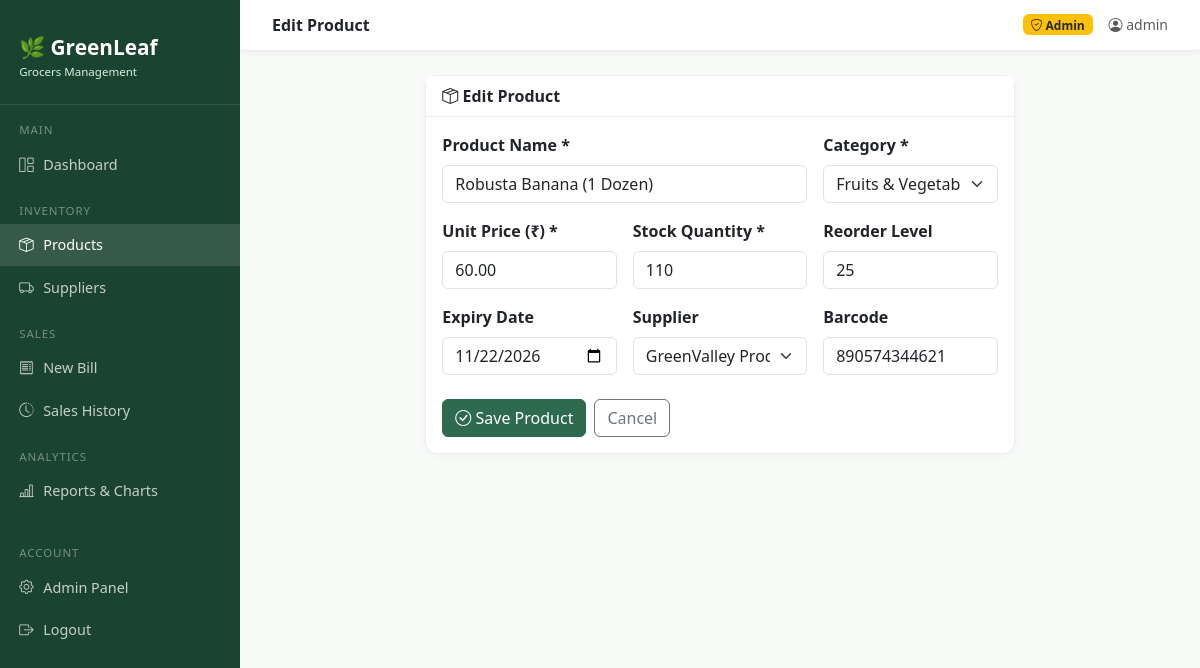
The app's page /products/2/edit/ (signed in) with its own data.
### inventory/models.py (models this page shows, shortened)
class Product(models.Model):
    CATEGORY_CHOICES = [
        ('Fruits & Vegetables', 'Fruits & Vegetables'),
        ('Dairy & Eggs', 'Dairy & Eggs'),
        ('Bakery', 'Bakery'),
        ('Meat & Seafood', 'Meat & Seafood'),
        ('Beverages', 'Beverages'),
        ('Snacks & Confectionery', 'Snacks & Confectionery'),
        ('Grains & Pulses', 'Grains & Pulses'),
        ('Spices & Condiments', 'Spices & Condiments'),
        ('Frozen Foods', 'Frozen Foods'),
        ('Personal Care', 'Personal Care'),
        ('Household', 'Household'),
        ('Other', 'Other'),
    ]
    name = models.CharField(max_length=200)
    category = models.CharField(max_length=100, choices=CATEGORY_CHOICES)
    unit_price = models.DecimalField(max_digits=10, decimal_places=2)
    stock_qty = models.IntegerField(default=0)
    reorder_level = models.IntegerField(default=10)
    expiry_date = models.DateField(null=True, blank=True)
    supplier = models.ForeignKey(Supplier, on_delete=models.SET_NULL, null=True, blank=True)
    barcode = models.CharField(max_length=50, blank=True)
    created_at = models.DateTimeField(auto_now_add=True)
    updated_at = models.DateTimeField(auto_now=True)
    class Meta:
        ordering = ['name']

### inventory/views.py (the view)
# urls.py: path('products/<int:pk>/edit/', views.product_edit, name='product_edit'),
@login_required
def product_edit(request, pk):
    if not is_admin(request.user):
        messages.error(request, "Only admins can edit products.")
        return redirect('product_list')
    product = get_object_or_404(Product, pk=pk)
    if request.method == 'POST':
        form = ProductForm(request.POST, instance=product)
        if form.is_valid():
            form.save()
            messages.success(request, f"Product '{product.name}' updated successfully!")
            return redirect('product_list')
    else:
        form = ProductForm(instance=product)
    return render(request, 'inventory/product_form.html', {'form': form, 'action': 'Edit Product', 'product': product})

### inventory/forms.py (shortened to what this page needs)
class ProductForm(forms.ModelForm):
    class Meta:
        model = Product
        fields = ['name', 'category', 'unit_price', 'stock_qty', 'reorder_level', 'expiry_date', 'supplier', 'barcode']
        widgets = {
            'name': forms.TextInput(attrs={'class': 'form-control', 'placeholder': 'Product name'}),
            'category': forms.Select(attrs={'class': 'form-select'}),
            'unit_price': forms.NumberInput(attrs={'class': 'form-control', 'step': '0.01', 'min': '0'}),
            'stock_qty': forms.NumberInput(attrs={'class': 'form-control', 'min': '0'}),
            'reorder_level': forms.NumberInput(attrs={'class': 'form-control', 'min': '0'}),
            'expiry_date': forms.DateInput(attrs={'class': 'form-control', 'type': 'date'}),
            'supplier': forms.Select(attrs={'class': 'form-select'}),
            'barcode': forms.TextInput(attrs={'class': 'form-control', 'placeholder': 'Optional barcode'}),
        }

### inventory/models.py (called while the page is built)
    def __str__(self):
        return self.name

### inventory/views.py (called while the page is built)
def is_admin(user):
    return user.is_staff or user.is_superuser

### templates/inventory/product_form.html (shortened to what this page needs)
{% extends 'base.html' %}
{% block page_title %}{{ action }}{% endblock %}
{% block content %}
<div class="row justify-content-center">
<div class="col-md-8">
<div class="card">
    <div class="card-header fw-semibold"><i class="bi bi-box-seam"></i> {{ action }}</div>
    <div class="card-body">
        <form method="post">
            <div class="row g-3">
                <div class="col-md-8">
                    <label class="form-label fw-semibold">Product Name *</label>
                    {{ form.name }}
                </div>
                <div class="col-md-4">
                    <label class="form-label fw-semibold">Category *</label>
                    {{ form.category }}
                </div>
                <div class="col-md-4">
                    <label class="form-label fw-semibold">Unit Price (₹) *</label>
                    {{ form.unit_price }}
                </div>
                <div class="col-md-4">
                    <label class="form-label fw-semibold">Stock Quantity *</label>
                    {{ form.stock_qty }}
                </div>
                <div class="col-md-4">
                    <label class="form-label fw-semibold">Reorder Level</label>
                    {{ form.reorder_level }}
                </div>
                <div class="col-md-4">
                    <label class="form-label fw-semibold">Expiry Date</label>
                    {{ form.expiry_date }}
                </div>
                <div class="col-md-4">
                    <label class="form-label fw-semibold">Supplier</label>
                    {{ form.supplier }}
                </div>
                <div class="col-md-4">
                    <label class="form-label fw-semibold">Barcode</label>
                    {{ form.barcode }}
                </div>
            </div>
            <div class="mt-4 d-flex gap-2">
                <button type="submit" class="btn btn-primary"><i class="bi bi-check-circle"></i> Save Product</button>
                <a href="{% url 'product_list' %}" class="btn btn-outline-secondary">Cancel</a>
            </div>
        </form>
    </div>
</div>
</div>
</div>
{% endblock %}

### templates/base.html (shortened to what this page needs)
<!DOCTYPE html>
<html lang="en">
<head>
    <link href="https://cdn.jsdelivr.net/npm/bootstrap@5.3.2/dist/css/bootstrap.min.css" rel="stylesheet">
    <link href="https://cdn.jsdelivr.net/npm/bootstrap-icons@1.11.3/font/bootstrap-icons.css" rel="stylesheet">
</head>
<body>
<div class="sidebar">
    <div class="brand">
        🌿 GreenLeaf<br>
        <small>Grocers Management</small>
    </div>
    <div class="nav-label">Main</div>
    <a href="{% url 'dashboard' %}" class="nav-link {% if request.resolver_match.url_name == 'dashboard' %}active{% endif %}">
        <i class="bi bi-grid-1x2"></i> Dashboard
    </a>
    <div class="nav-label">Inventory</div>
    <a href="{% url 'product_list' %}" class="nav-link {% if 'product' in request.resolver_match.url_name %}active{% endif %}">
        <i class="bi bi-box-seam"></i> Products
    </a>
    {% if user.is_staff %}
    <a href="{% url 'supplier_list' %}" class="nav-link {% if 'supplier' in request.resolver_match.url_name %}active{% endif %}">
        <i class="bi bi-truck"></i> Suppliers
    </a>
    {% endif %}
    <div class="nav-label">Sales</div>
    <a href="{% url 'billing' %}" class="nav-link {% if request.resolver_match.url_name == 'billing' %}active{% endif %}">
        <i class="bi bi-receipt"></i> New Bill
    </a>
    <a href="{% url 'sale_list' %}" class="nav-link {% if request.resolver_match.url_name == 'sale_list' %}active{% endif %}">
        <i class="bi bi-clock-history"></i> Sales History
    </a>
    {% if user.is_staff %}
    <div class="nav-label">Analytics</div>
    <a href="{% url 'reports' %}" class="nav-link {% if request.resolver_match.url_name == 'reports' %}active{% endif %}">
        <i class="bi bi-bar-chart-line"></i> Reports & Charts
    </a>
    {% endif %}
    <div class="nav-label mt-3">Account</div>
    <a href="/admin/" class="nav-link" target="_blank">
        <i class="bi bi-gear"></i> Admin Panel
    </a>
    <a href="{% url 'logout' %}" class="nav-link">
        <i class="bi bi-box-arrow-right"></i> Logout
    </a>
</div>
<div class="topbar">
    <span class="fw-semibold text-dark">{% block page_title %}Dashboard{% endblock %}</span>
    <div class="d-flex align-items-center gap-3">
        {% if user.is_staff %}<span class="badge bg-warning text-dark"><i class="bi bi-shield-check"></i> Admin</span>{% else %}<span class="badge bg-secondary">Cashier</span>{% endif %}
        <span class="text-muted small"><i class="bi bi-person-circle"></i> {{ user.username }}</span>
    </div>
</div>
<div class="main-content">
    {% block content %}{% endblock %}
</div>
</body>
</html>

### templates/base.html (style rules this page uses)
:root { --green-dark: #1b4332; --green-mid: #2d6a4f; --green-light: #52b788; --green-pale: #d8f3dc; --accent: #f4a261; }
body { background: #f8faf8; font-family: 'Segoe UI', sans-serif; }
.sidebar { width: 240px; min-height: 100vh; background: var(--green-dark); position: fixed; top: 0; left: 0; z-index: 100; padding-top: 1rem; }
.sidebar .brand { color: white; font-size: 1.3rem; font-weight: 700; padding: 1rem 1.2rem 1.5rem; border-bottom: 1px solid rgba(255,255,255,0.1); }
.sidebar .brand small { display: block; font-size: 0.72rem; color: var(--green-pale); font-weight: 400; }
.sidebar .nav-link { color: rgba(255,255,255,0.75); padding: 0.65rem 1.2rem; display: flex; align-items: center; gap: 0.6rem; border-radius: 0; font-size: 0.9rem; transition: all 0.2s; }
.sidebar .nav-link:hover, .sidebar .nav-link.active { background: rgba(255,255,255,0.12); color: white; }
.sidebar .nav-label { font-size: 0.72rem; text-transform: uppercase; letter-spacing: 0.08em; color: rgba(255,255,255,0.4); padding: 1rem 1.2rem 0.3rem; }
.main-content { margin-left: 240px; padding: 1.5rem 2rem; }
.topbar { background: white; border-bottom: 1px solid #e9ecef; padding: 0.8rem 2rem; margin-left: 240px; display: flex; align-items: center; justify-content: space-between; position: sticky; top: 0; z-index: 99; box-shadow: 0 2px 8px rgba(0,0,0,0.05); }
.card { border: 1px solid #e9ecef; border-radius: 12px; box-shadow: 0 2px 8px rgba(0,0,0,0.04); }
.card-header { background: white; border-bottom: 1px solid #e9ecef; font-weight: 600; }
.btn-primary { background: var(--green-mid); border-color: var(--green-mid); }

### records on screen
Product: name "Robusta Banana (1 Dozen)", category "Fruits & Vegetables", unit_price "60.00", stock_qty "110", reorder_level "25", expiry_date "11/22/2026", supplier "GreenValley Produce", barcode "890574344621"

### other values on screen
{{ action }} "Edit Product"
{{ user.username }} "admin"
